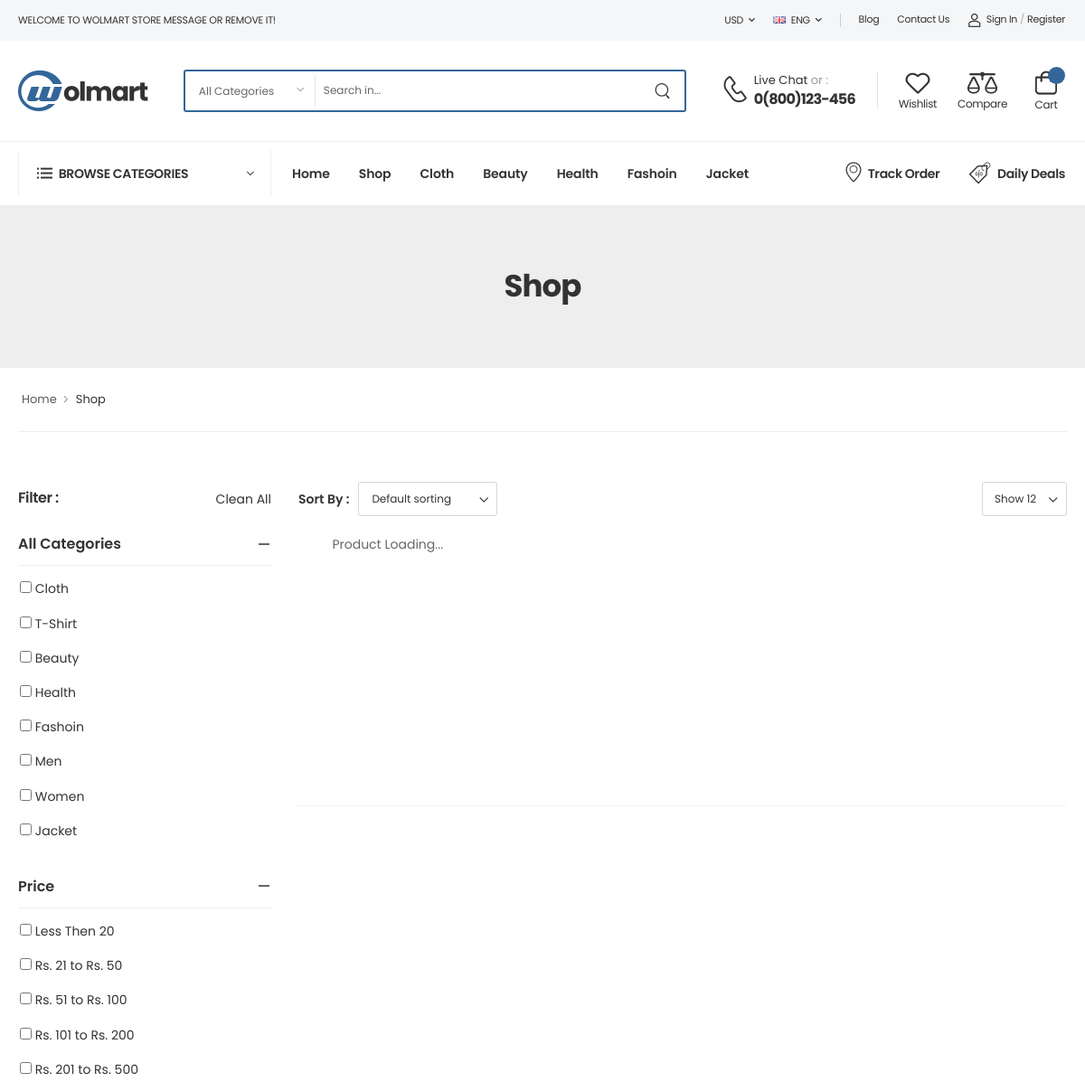
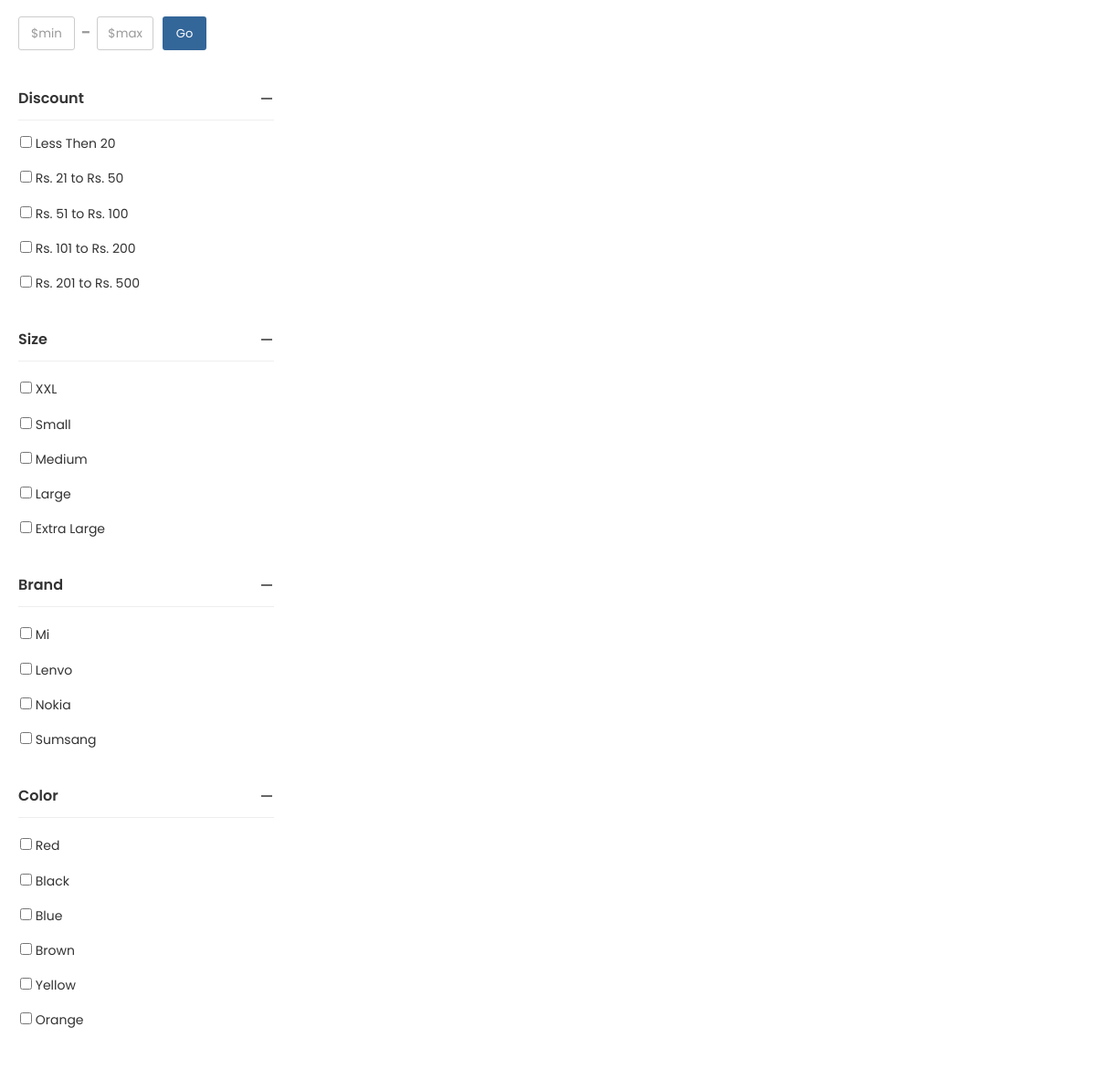
Page /shop on the committed database (2 pictures, top to bottom).
### tables this page shows
CREATE TABLE `tbl_ecom_category` (
  `id` int(11) NOT NULL,
  `parent_cat` varchar(200) NOT NULL DEFAULT '0',
  `cat_name` varchar(150) NOT NULL,
  `image` varchar(255) DEFAULT NULL,
  `icon` text,
  `description` varchar(255) DEFAULT NULL,
  `is_menu` int(11) NOT NULL DEFAULT '2' COMMENT '1->Yes, 2->No',
  `is_active` int(11) NOT NULL DEFAULT '1' COMMENT '1->Active, 2->Inactive',
  `slug` varchar(200) NOT NULL,
  `updated_at` timestamp NULL DEFAULT NULL,
  `created_at` timestamp NOT NULL DEFAULT CURRENT_TIMESTAMP
);

CREATE TABLE `tbl_ecom_size` (
  `id` int(11) NOT NULL,
  `name` varchar(255) NOT NULL,
  `is_active` int(11) NOT NULL DEFAULT '1' COMMENT '1->Active, 2->Inactive',
  `updated_at` timestamp NULL DEFAULT NULL,
  `created_at` timestamp NOT NULL DEFAULT CURRENT_TIMESTAMP
);

CREATE TABLE `tbl_ecom_brand` (
  `id` int(11) NOT NULL,
  `name` varchar(255) NOT NULL,
  `image` varchar(255) NOT NULL,
  `slug` varchar(255) NOT NULL,
  `is_active` int(11) NOT NULL DEFAULT '1' COMMENT '	1->Active, 2->Inactive',
  `updated_at` timestamp NULL DEFAULT NULL,
  `created_at` timestamp NULL DEFAULT NULL
);

CREATE TABLE `tbl_ecom_color` (
  `id` int(11) NOT NULL,
  `name` varchar(100) NOT NULL,
  `is_active` int(11) NOT NULL DEFAULT '1' COMMENT '1=>Active, 2=>Inactive',
  `updated_at` timestamp NULL DEFAULT NULL,
  `created_at` timestamp NOT NULL DEFAULT CURRENT_TIMESTAMP
);

### application/views/frontend/shop.php (the view, shortened to what the rows shown need)
<main class="main">
   <div class="page-header">
      <div class="container">
         <h1 class="page-title mb-0">Shop</h1>
      </div>
   </div>
   <div class="page-content">
      <div class="container">
         <div class="shop-content row gutter-lg mb-10">
            <aside class="sidebar shop-sidebar sticky-sidebar-wrapper sidebar-fixed">
               <div class="sidebar-content scrollable">
                  <div class="sticky-sidebar">
                     <div class="widget widget-collapsible">
                        <ul class="widget-body filter-items search-ul">
                           <?php $sr=1;
                              if(!empty($category)){
                                 foreach ($category as $row)
                                 {
                           ?>
                           <li>
                              <input type="checkbox" class="custom-control-input  product_category common_selector" data-category="<?php echo $row->slug; ?>" name="category"  <?php echo isset($cat_slug) && $cat_slug==$row->slug ? "checked" : ""; ?> value="<?php echo $row->slug; ?>" id="category-<?php echo $row->slug; ?>" >
                              <label for="category-<?php echo $row->slug; ?>"><?php echo $row->cat_name; ?></label>
                           </li>
                           <?php
                                 }
                              }
                           ?>
                        </ul>
                     </div>
                     <div class="widget widget-collapsible">
                        <ul class="widget-body filter-items item-check mt-1">
                           <?php $sr=1;
                              if(!empty($size)){
                                 foreach ($size as $row)
                                 {
                           ?>
                           <li>
                              <input type="checkbox" class="custom-control-input product_size common_selector" data-size="<?php echo $row->id; ?>" name="size"  <?php  ?> value="<?php echo $row->id; ?>" id="size-<?php echo $row->id; ?>" >
                              <label for="size-<?php echo $row->id; ?>"><?php echo $row->name; ?></label>
                           </li>
                           <?php
                                 }
                              }
                           ?>
                        </ul>
                     </div>
                     <div class="widget widget-collapsible">
                        <ul class="widget-body filter-items item-check mt-1">
                           <?php $sr=1;
                              if(!empty($brand)){
                                 foreach ($brand as $row)
                                 {
                           ?>
                           <li>
                              <input type="checkbox" class="custom-control-input product_brand common_selector" data-brand="<?php echo $row->slug; ?>" name="brand"  <?php  ?> value="<?php echo $row->slug; ?>" id="brand-<?php echo $row->slug; ?>" >
                              <label for="brand-<?php echo $row->slug; ?>"><?php echo $row->name; ?></label>
                           </li>
                           <?php
                                 }
                              }
                           ?>
                        </ul>
                     </div>
                     <div class="widget widget-collapsible">
                        <ul class="widget-body filter-items item-check mt-1">
                           <?php $sr=1;
                              if(!empty($color)){
                                 foreach ($color as $row)
                                 {
                           ?>
                           <li>
                              <input type="checkbox" class="custom-control-input product_color common_selector" data-color="<?php echo $row->id; ?>" name="color"  <?php  ?> value="<?php echo $row->id; ?>" id="color-<?php echo $row->id; ?>" >
                              <label for="color-<?php echo $row->id; ?>"><?php echo ucfirst($row->name); ?></label>
                           </li>
                           <?php
                                 }
                              }
                           ?>
                        </ul>
                     </div>
                  </div>
               </div>
            </aside>
         </div>
      </div>
   </div>
</main>

### application/views/frontend/include/header.php (shortened to what the rows shown need)
<?php
    $cat_url=base_url()."shop/";
    $category = $this->db->get_where($this->tbl_category, ['is_active'=>1])->result();
?>
<!DOCTYPE html>
<html lang="en">
<head>
   <link rel="stylesheet" type="text/css" href="<?php   ?>assets/web/assets/css/loader.css">
    <link rel="stylesheet" type="text/css" href="<?php  echo base_url();  ?>assets/web/assets/vendor/fontawesome-free/css/all.min.css">
    <link rel="stylesheet" href="<?php  echo base_url();  ?>assets/web/assets/vendor/swiper/swiper-bundle.min.css">
    <link rel="stylesheet" type="text/css" href="<?php  echo base_url();  ?>assets/web/assets/vendor/magnific-popup/magnific-popup.min.css">
   <link rel="stylesheet" type="text/css" href="<?php   echo base_url();  ?>assets/web/assets/css/style.min.css">
    <link rel="stylesheet" href="<?php  echo base_url();  ?>assets/web/assets/css/jquery.bxslider.css">
    <link rel="stylesheet" href="//cdnjs.cloudflare.com/ajax/libs/toastr.js/latest/toastr.min.css">
    <link rel="stylesheet" type="text/css" href="<?php   echo base_url();  ?>assets/web/assets/css/new_style.css">
</head>
<body>
    <div class="page-wrapper">
        <header class="header">
            <div class="header-bottom sticky-content fix-top sticky-header">
                <div class="container">
                    <div class="inner-wrap">
                        <div class="header-left">
                            <nav class="main-nav">
                                <ul class="menu active-underline">
                                    <?php
                                        foreach ($category as $key => $value) {
                                            if($value->is_menu==1){
                                     ?>
                                    <li>
                                        <a href="<?php echo $cat_url.'?category='.$value->slug; ?>"><?php echo $value->cat_name; ?></a>
                                    </li>
                                    <?php
                                            }
                                        }
                                     ?>
                                </ul>
                            </nav>
                        </div>
                    </div>
                </div>
            </div>
        </header>

### rows in the picture
tbl_ecom_category: cat_name "Cloth"
tbl_ecom_category: cat_name "Beauty"
tbl_ecom_category: cat_name "Health"
tbl_ecom_category: cat_name "Fashoin"
tbl_ecom_category: cat_name "Jacket"
tbl_ecom_category: cat_name "T-Shirt"
tbl_ecom_category: cat_name "Men"
tbl_ecom_category: cat_name "Women"
tbl_ecom_size: name "XXL"
tbl_ecom_size: name "Small"
tbl_ecom_size: name "Medium"
tbl_ecom_size: name "Large"
tbl_ecom_size: name "Extra Large"
tbl_ecom_brand: name "Mi"
tbl_ecom_brand: name "Lenvo"
tbl_ecom_brand: name "Nokia"
tbl_ecom_brand: name "Sumsang"
tbl_ecom_color: name "Red"
tbl_ecom_color: name "Black"
tbl_ecom_color: name "Blue"
tbl_ecom_color: name "Brown"
tbl_ecom_color: name "Yellow"
tbl_ecom_color: name "Orange"
